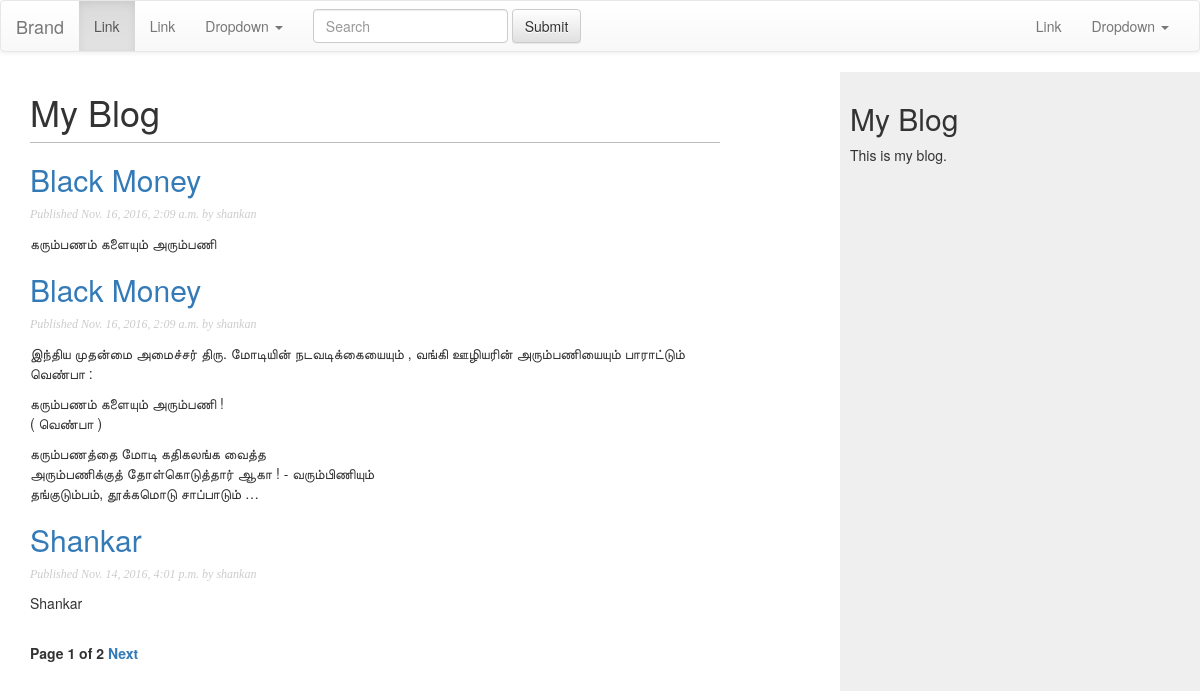
Screenshot of /blog/ with the database file from the repository.
### blog/models.py (models this page shows, shortened)
class Post(models.Model):
    STATUS_CHOICES = (
        ('draft', 'Draft'),
        ('published', 'Published'),
    )
    title = models.CharField(max_length=250)
    slug = models.SlugField(max_length=250,
                            unique_for_date='publish')
    author = models.ForeignKey(User,
                               related_name='blog_posts')
    body = models.TextField()
    publish = models.DateTimeField(default=timezone.now())
    created = models.DateTimeField(auto_now_add=True)
    updated = models.DateTimeField(auto_now=True)
    status = models.CharField(max_length=10,
                              choices=STATUS_CHOICES,
                              default='draft')
    objects = models.Manager()
    published = PublishedManager()
    class Meta:
        ordering = ("-publish",)
    def get_absolute_url(self):
        return reverse('blog:post_detail', args=[self.publish.year, self.publish.strftime('%m'), self.publish.strftime('%d'),self.slug])

### blog/views.py (the view)
class PostListView(ListView):
    queryset = Post.published.all()
    context_object_name = 'posta'
    paginate_by = 3
    template_name = 'blog/post/list.html'

### blog/templates/blog/post/list.html (shortened to what this page needs)
{% extends "blog/base.html" %}
{% block content %}
<h1>My Blog</h1>
{% for post in posta %}
<h2><a href="{{ post.get_absolute_url }}"> {{ post.title }}</a></h2>
<p class ="date"> Published {{ post.publish }} by {{ post.author }}  </p>
{{ post.body|linebreaks|truncatewords:30 |linebreaks }}
{% endfor %}
{% include "blog/pagination.html" with page=page_obj %}
{% endblock %}

### blog/templates/blog/base.html (shortened to what this page needs)
{% load staticfiles %}
<html>
<head>
    <link href="{% static "css/blog.css" %}" rel="stylesheet">
    <link rel="stylesheet" href="https://maxcdn.bootstrapcdn.com/bootstrap/3.3.7/css/bootstrap.min.css">
<link rel="stylesheet" href="https://maxcdn.bootstrapcdn.com/bootstrap/3.3.7/css/bootstrap-theme.min.css">
</head>
<body>
<nav class="navbar navbar-default">
  <div class="container-fluid">
    <div class="navbar-header">
      <a class="navbar-brand" href="#">Brand</a>
    </div>
    <div class="collapse navbar-collapse" id="bs-example-navbar-collapse-1">
      <ul class="nav navbar-nav">
        <li class="active"><a href="#">Link <span class="sr-only">(current)</span></a></li>
        <li><a href="#">Link</a></li>
        <li class="dropdown">
          <a href="#" class="dropdown-toggle" data-toggle="dropdown" role="button" aria-haspopup="true" aria-expanded="false">Dropdown <span class="caret"></span></a>
        </li>
      </ul>
      <form class="navbar-form navbar-left">
        <div class="form-group">
          <input type="text" class="form-control" placeholder="Search">
        </div>
        <button type="submit" class="btn btn-default">Submit</button>
      </form>
      <ul class="nav navbar-nav navbar-right">
        <li><a href="#">Link</a></li>
        <li class="dropdown">
          <a href="#" class="dropdown-toggle" data-toggle="dropdown" role="button" aria-haspopup="true" aria-expanded="false">Dropdown <span class="caret"></span></a>
        </li>
      </ul>
    </div>
  </div>
</nav>
<div id="content">
    {% block content %}
    {% endblock %}
</div>
<div id="sidebar">
    <h2>My Blog</h2>
    <p>This is my blog.</p>
</div>
</body>
</html>

### blog/templates/blog/pagination.html (shortened to what this page needs)
<div class="pagination">
    <span class="step-links">
        <span class="current">
            Page {{ page.number }} of {{ page.paginator.num_pages }}
            </span>
    {% if page.has_next %}
        <a href="?page= {{ page.next_page_number}}">Next</a>
        {% endif %}
    </span>
</div>

### blog/static/css/blog.css (style rules this page uses)
body { margin:0; padding:0; font-family:helvetica, sans-serif; }
a { color:#00abff; text-decoration:none; }
h1 { font-weight:normal; border-bottom:1px solid #bbb; padding:0 0 10px 0; }
h2 { font-weight:normal; margin:30px 0 0; }
#content { float:left; width:60%; padding:0 0 0 30px; }
#sidebar { float:right; width:30%; padding:10px; background:#efefef; height:100%; }
p.date { color:#ccc; font-family: georgia, serif; font-size: 12px; font-style: italic; }
.pagination { margin:40px 0; font-weight:bold; }
input, textarea { clear:both; float:left; margin:0 0 10px; background:#ededed; border:0; padding:6px 10px; font-size:12px; }

### rows the page displays
Post: title "Black Money", publish "Nov. 16, 2016, 2:09 a.m.", author "shankan", body "கரும்பணம் களையும் அரும்பணி"
Post: title "Black Money", publish "Nov. 16, 2016, 2:09 a.m.", author "shankan", body "இந்திய முதன்மை அமைச்சர் திரு. மோடியின் நடவடிக்கையையும் , வங்கி ஊழியரின் அரும்பணியையும் பாராட்டும் வெண்பா : கரும்பணம் களையும் அரும்பணி ! ( வெண்பா ) கரும்பணத்தை மோடி கதிகலங்க வைத்த அரும்பணிக்குத் தோள்கொடுத்தார் ஆகா ! - வரும்பிணியும் தங்குடும்பம், தூக்கமொடு சாப்பாடும் …"
Post: title "Shankar", publish "Nov. 14, 2016, 4:01 p.m.", author "shankan", body "Shankar"

### other values shown
{{ page.number }} "1"
{{ page.paginator.num_pages }} "2"
